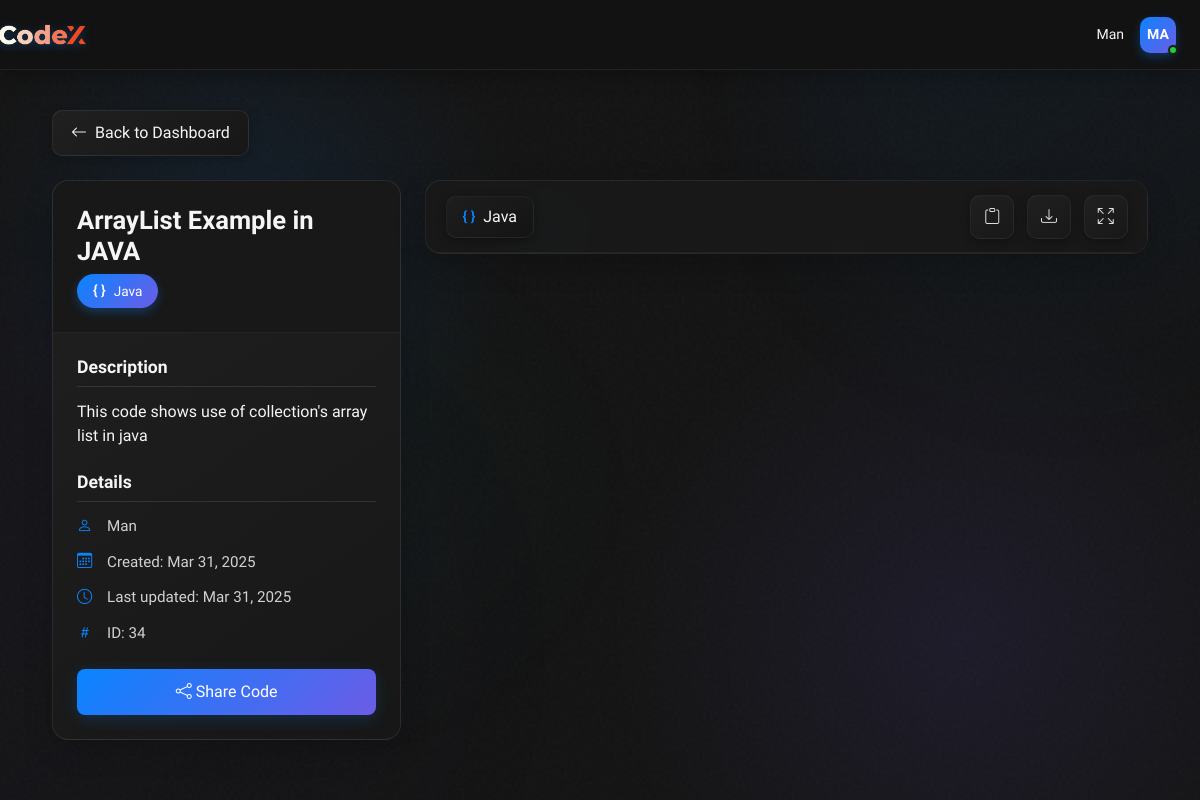
Page /core/code/34/ (signed in) on the committed database.
### core/models.py (models this page shows, shortened)
class CodeSnippet(models.Model):
    title = models.CharField(max_length=100)
    description = models.TextField(blank=True, null=True)
    language = models.CharField(max_length=20, choices=LANGUAGE_CHOICES)
    owner = models.ForeignKey(User, on_delete=models.CASCADE, related_name='snippets')
    code_content = models.TextField()
    user_input = models.TextField(
        blank=True,
        null=True,
        help_text="Input provided by the user for code execution"
    )
    requirements = models.TextField(
        blank=True,
        null=True,
        help_text="Additional requirements or specifications for the code"
    )
    created_at = models.DateTimeField(auto_now_add=True)
    updated_at = models.DateTimeField(auto_now=True)

### core/views.py (the view)
# urls.py: path('code/<int:pk>/', views.code_detail, name='code_detail'),
@login_required
def code_detail(request, pk):
    snippet = get_object_or_404(CodeSnippet, pk=pk, owner=request.user)
    return render(request, 'code_detail.html', {'snippet': snippet})

### templates/code_detail.html (shortened to what this page needs)
{% extends 'base.html' %}
{% load static %}
{% block extra_css %}
    <link rel="stylesheet" href="https://cdn.jsdelivr.net/npm/bootstrap-icons@1.11.0/font/bootstrap-icons.css">
    <link rel="stylesheet" href="https://cdnjs.cloudflare.com/ajax/libs/codemirror/5.65.2/codemirror.min.css">
    <link rel="stylesheet" href="https://cdnjs.cloudflare.com/ajax/libs/codemirror/5.65.2/theme/dracula.min.css">
    <link rel="stylesheet" href="https://cdnjs.cloudflare.com/ajax/libs/codemirror/5.65.2/theme/monokai.min.css">
    <link rel="stylesheet" href="{% static 'css/code_detail.css' %}">
{% endblock %}
{% block background_elements %}
    <div class="bg-element bg-element-2"></div>
    <div class="bg-element bg-element-3"></div>
{% endblock %}
{% block header %}
    <nav class="navbar">
        <div class="navbar-container">
            <div class="navbar-brand">
                <div class="navbar-logo">
                    <img src="{% static 'codexc.png'%}" alt="CodeX" />
                </div>
            </div>
            <div class="navbar-user">
                <div class="navbar-user-info">
                    <span class="username">{{ user.username }}</span>
                </div>
                <div class="user-avatar">
                    <span>{{ user.username|slice:":2"|upper }}</span>
                    <div class="status-indicator"></div>
                </div>
            </div>
        </div>
    </nav>
{% endblock %}
{% block content %}
    <div class="main-content">
        <div class="container-fluid">
            <div class="mb-4">
                <a href="{% url 'dashboard' %}" class="btn btn-back">
                    <i class="bi bi-arrow-left"></i> Back to Dashboard
                </a>
            </div>
            <div class="row align-items-start">
                <div class="col-lg-4 mb-4 mb-lg-0">
                    <div class="code-details-card animate-fade-up">
                        <div class="card-header">
                            <h3 class="code-title mb-2">{{ snippet.title }}</h3>
                            <div class="language-pill">
                                <span class="language-icon" style="color:white; position:relative; top:-1px">{ }</span>
                                {{ snippet.language|capfirst }}
                            </div>
                        </div>
                        <div class="card-body">
                            {% if snippet.description %}
                                <div class="code-description mb-4">
                                    <h5 class="details-heading">Description</h5>
                                    <p>{{ snippet.description }}</p>
                                </div>
                            {% endif %}
                            <div class="code-meta">
                                <h5 class="details-heading">Details</h5>
                                <div class="meta-item">
                                    <i class="bi bi-person"></i>
                                    <span>{{ snippet.owner.username }}</span>
                                </div>
                                <div class="meta-item">
                                    <i class="bi bi-calendar3"></i>
                                    <span>Created: {{ snippet.created_at|date:"M d, Y" }}</span>
                                </div>
                                <div class="meta-item">
                                    <i class="bi bi-clock"></i>
                                    <span>Last updated: {{ snippet.updated_at|date:"M d, Y" }}</span>
                                </div>
                                <div class="meta-item">
                                    <i class="bi bi-hash"></i>
                                    <span>ID: {{ snippet.id }}</span>
                                </div>
                            </div>
                            <div class="mt-4">
                                <button class="btn btn-action w-100" id="share-button">
                                    <i class="bi bi-share"></i> Share Code
                                </button>
                            </div>
                        </div>
                    </div>
                </div>
                <div class="col-lg-8">
                    <div class="code-container card animate-fade-up">
                        <div class="code-header">
                            <div class="language-name">
                                <span class="language-icon">{ }</span>
                                {{ snippet.language|capfirst }}
                            </div>
                            <div class="code-actions">
                                <button class="btn-icon tooltip-container" id="copy-code">
                                    <i class="bi bi-clipboard"></i>
                                </button>
                                <button class="btn-icon tooltip-container" id="download-code">
                                    <i class="bi bi-download"></i>
                                </button>
                                <button class="btn-icon tooltip-container" id="expand-code">
                                    <i class="bi bi-arrows-fullscreen"></i>
                                </button>
                            </div>
                        </div>
                    </div>
                </div>
            </div>
        </div>
    </div>
{% endblock %}

### rows in the picture
CodeSnippet: title "ArrayList Example in JAVA", language "Java", description "This code shows use of collection's array list in java", owner.username "Man", created_at "Mar 31, 2025", updated_at "Mar 31, 2025", id "34"

### other values in the picture
{{ user.username }} "Man"
{{ user.username|slice:":2"|upper }} "MA"
